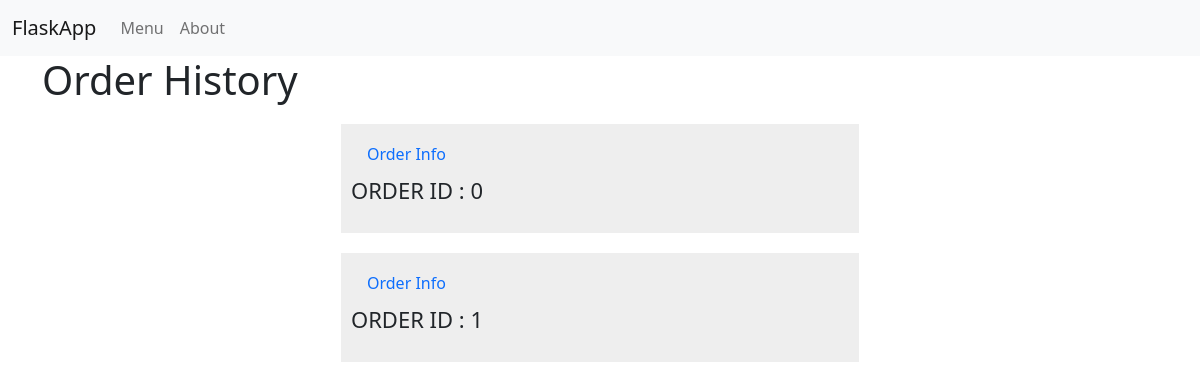
Before: /admin/orders with the older database file.
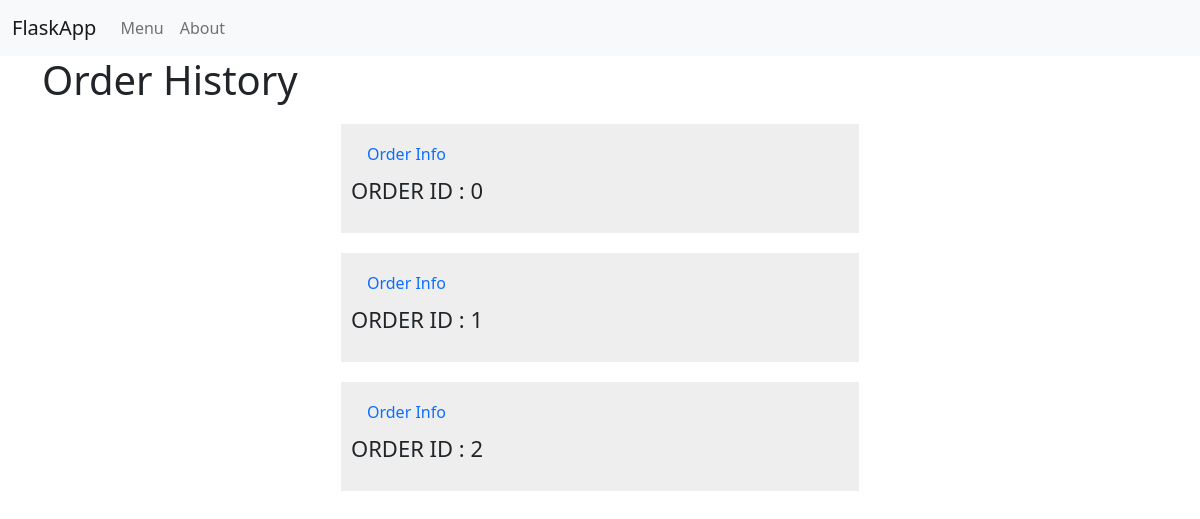
After: the same page with the newer database file.
### tables this page shows
CREATE TABLE Orders (ID INTEGER NOT NULL UNIQUE, User INTEGER NOT NULL, Adress INTEGER NOT NULL, price INTEGER NOT NULL, Ccal INTEGER NOT NULL, Fat INTEGER NOT NULL, Protein INTEGER NOT NULL, Carbon INTEGER NOT NULL, Coment TEXT, Order_date INTEGER NOT NULL, Rate INTEGER, FOREIGN KEY (User) REFERENCES User (ID), FOREIGN KEY (Adress) REFERENCES Address (ID), PRIMARY KEY (ID AUTOINCREMENT));

### view.py (the view)
def admin_orders():
    if request.method == 'GET':
        return render_template('orders.html',
                               result=db_get_data(SQLiteDB('Dishes.db'), 'Orders', ['*'])
                               )

### db_methods.py (called while the page is built)
def dict_factory(cursor, row):
    d = {}
    for idx, col in enumerate(cursor.description):
        d[col[0]] = row[idx]
    return d

    def __enter__(self):
        return self

    def __exit__(self, exc_type, exc_val, exc_tb):
        self.connect.commit()
        self.connect.close()

    def sql_query(self, query, all_data=True):
        answer = self.cursor.execute(query)
        if all_data:
            return answer.fetchall()
        else:
            return answer.fetchone()

    def select_from(self, table_name, columns: list, param=None, all_data=True):
        columns = ','.join(columns)
        query = f"SELECT {columns} FROM {table_name}"
        if param:
            param = ' and '.join([f"{key}='{value}'" for key, value in param.items()])
            query += f" WHERE {param}"
        if all_data:
            return self.sql_query(query)
        else:
            return self.sql_query(query, all_data=False)

### view.py (called while the page is built)
def db_get_data(data_base, tables, *args, params=None, get_all=True):
    with data_base as db:
        result = db.select_from(tables, *args, param=params, all_data=get_all)
    return result

### templates/orders.html
{% extends 'user.html' %}
{% block content %}
    <h1>{% block title %}Order History{% endblock %}</h1>
    <div style="width: 50%; margin: auto">
        {% for item in result %}
            <div style="padding: 10px; background-color: #EEE; margin: 20px">
                {% for key, value in item.items() %}
                {% if key == 'ID' %}
                <a class="nav-link" href="{{ url_for('admin_order', order_id=value)  }}">Order Info</a>
                <p style="font-size: 22px">ORDER ID : {{value}}</p>
                {% endif %}
                {% endfor %}
            </div>
        {% endfor %}
    </div>
{% endblock %}

Changed rows visible on the page:
added Orders: item "2"
